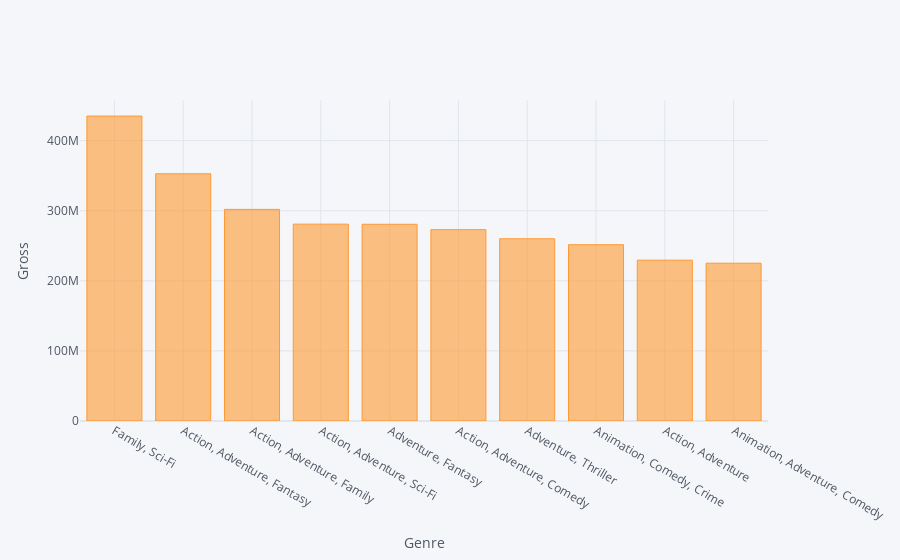

Notebook cell for this chart:
### Markdown cell above
- Genre 'Crime, Mystery, Thriller' has the higest IMDB rating of 8.5

### Code cell
t_rates=df.groupby('Genre').mean().sort_values('Gross',ascending=False).head(10).reset_index()
t_rates.iplot(x='Genre', y='Gross', kind='bar', xTitle='Genre', yTitle='Gross')

### Figure 1 — Plotly figure (JSON) as saved in the notebook; plotly's stock layout.template omitted (floating-point values rounded to 4 significant figures)
{"data": [{"marker": {"color": "rgba(255, 153, 51, 0.6)", "line": {"color": "rgba(255, 153, 51, 1.0)", "width": 1}}, "name": "Gross", "orientation": "v", "text": "", "type": "bar", "x": ["Family, Sci-Fi", "Action, Adventure, Fantasy", "Action, Adventure, Family", "Action, Adventure, Sci-Fi", "Adventure, Fantasy", "Action, Adventure, Comedy", "Adventure, Thriller", "Animation, Comedy, Crime", "Action, Adventure", "Animation, Adventure, Comedy"], "y": [435110554, 352700000.0, 301959197, 280900000.0, 280700000.0, 273028864, 260000000, 251513985, 229500000.0, 225200000.0]}], "layout": {"legend": {"bgcolor": "#F5F6F9", "font": {"color": "#4D5663"}}, "paper_bgcolor": "#F5F6F9", "plot_bgcolor": "#F5F6F9", "title": {"font": {"color": "#4D5663"}}, "xaxis": {"gridcolor": "#E1E5ED", "showgrid": true, "tickfont": {"color": "#4D5663"}, "title": {"font": {"color": "#4D5663"}, "text": "Genre"}, "zerolinecolor": "#E1E5ED"}, "yaxis": {"gridcolor": "#E1E5ED", "showgrid": true, "tickfont": {"color": "#4D5663"}, "title": {"font": {"color": "#4D5663"}, "text": "Gross"}, "zerolinecolor": "#E1E5ED"}}}
